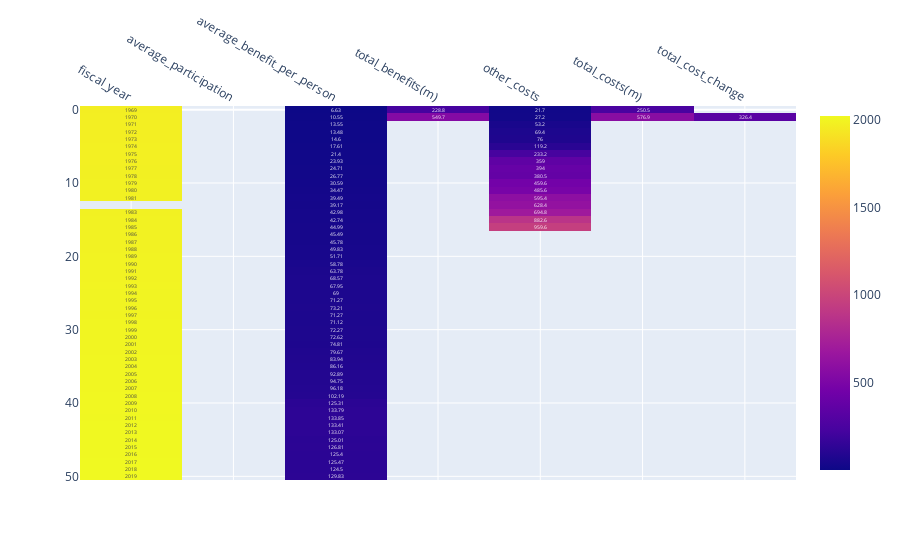

Notebook code cell kept with this figure:
### Markdown cell above
### Task 5: Heatmap

Create a heatmap visualization. Return text in the heatmap and move the x axes to the top of the graph.

### Code cell
fig = px.imshow(clean_df, text_auto=True)
fig.update_xaxes(side='top')
fig

### Figure 1 — Plotly figure (JSON) as saved in the notebook; plotly's stock layout.template omitted (floating-point values rounded to 4 significant figures; data arrays with more than 128 entries replaced by an {"elided": "..."} marker saying what was removed)
{"data": [{"coloraxis": "coloraxis", "hovertemplate": "x: %{x}<br>y: %{y}<br>color: %{z}<extra></extra>", "name": "0", "texttemplate": "%{z}", "type": "heatmap", "x": ["fiscal_year", "average_participation", "average_benefit_per_person", "total_benefits(m)", "other_costs", "total_costs(m)", "total_cost_change"], "xaxis": "x", "y": [0, 1, 2, 3, 4, 5, 6, 7, 8, 9, 10, 11, 12, 13, 14, 15, 16, 17, 18, 19, 20, 21, 22, 23, 24, 25, 26, 27, 28, 29, 30, 31, 32, 33, 34, 35, 36, 37, 38, 39, 40, 41, 42, 43, 44, 45, 46, 47, 48, 49, 50], "yaxis": "y", "z": {"elided": "51x7 mixed values"}}], "layout": {"coloraxis": {"colorscale": [[0, "#0d0887"], [0.1111, "#46039f"], [0.2222, "#7201a8"], [0.3333, "#9c179e"], [0.4444, "#bd3786"], [0.5556, "#d8576b"], [0.6667, "#ed7953"], [0.7778, "#fb9f3a"], [0.8889, "#fdca26"], [1, "#f0f921"]]}, "margin": {"t": 60}, "xaxis": {"anchor": "y", "constrain": "domain", "domain": [0, 1], "scaleanchor": "y", "side": "top"}, "yaxis": {"anchor": "x", "autorange": "reversed", "constrain": "domain", "domain": [0, 1]}}}
